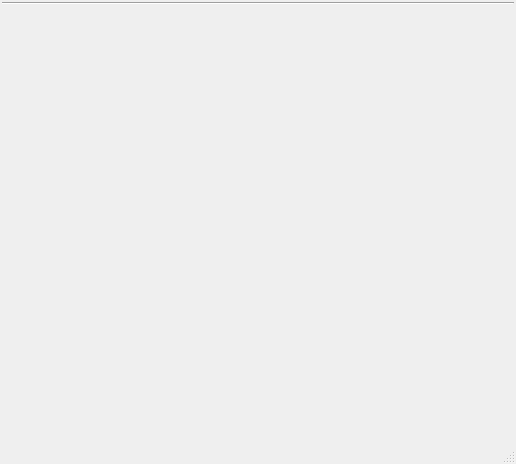
<?xml version="1.0" encoding="UTF-8"?>
<ui version="4.0">
 <class>TopTestMainWindow</class>
 <widget class="QMainWindow" name="TopTestMainWindow">
  <property name="geometry">
   <rect>
    <x>0</x>
    <y>0</y>
    <width>516</width>
    <height>464</height>
   </rect>
  </property>
  <property name="windowTitle">
   <string>TopTestMainWindow</string>
  </property>
  <widget class="QWidget" name="centralWidget">
   <layout class="QGridLayout" name="gridLayout">
    <property name="leftMargin">
     <number>2</number>
    </property>
    <property name="topMargin">
     <number>2</number>
    </property>
    <property name="rightMargin">
     <number>2</number>
    </property>
    <property name="bottomMargin">
     <number>2</number>
    </property>
    <property name="spacing">
     <number>0</number>
    </property>
    <item row="2" column="1">
     <widget class="QStackedWidget" name="stackedWidget">
      <property name="sizePolicy">
       <sizepolicy hsizetype="Expanding" vsizetype="Preferred">
        <horstretch>0</horstretch>
        <verstretch>0</verstretch>
       </sizepolicy>
      </property>
     </widget>
    </item>
    <item row="0" column="0" colspan="2">
     <widget class="QWidget" name="toolBar" native="true">
      <property name="minimumSize">
       <size>
        <width>0</width>
        <height>0</height>
       </size>
      </property>
      <property name="maximumSize">
       <size>
        <width>16777215</width>
        <height>16777215</height>
       </size>
      </property>
     </widget>
    </item>
    <item row="2" column="0">
     <widget class="FormModuleTab" name="widget" native="true"/>
    </item>
    <item row="1" column="0" colspan="2">
     <widget class="Line" name="line">
      <property name="orientation">
       <enum>Qt::Horizontal</enum>
      </property>
     </widget>
    </item>
   </layout>
  </widget>
  <widget class="QMenuBar" name="menuBar">
   <property name="geometry">
    <rect>
     <x>0</x>
     <y>0</y>
     <width>516</width>
     <height>23</height>
    </rect>
   </property>
  </widget>
  <widget class="QStatusBar" name="statusBar"/>
 </widget>
 <layoutdefault spacing="6" margin="11"/>
 <customwidgets>
  <customwidget>
   <class>FormModuleTab</class>
   <extends>QWidget</extends>
   <header location="global">formmoduletab.h</header>
   <container>1</container>
  </customwidget>
 </customwidgets>
 <resources/>
 <connections/>
</ui>
